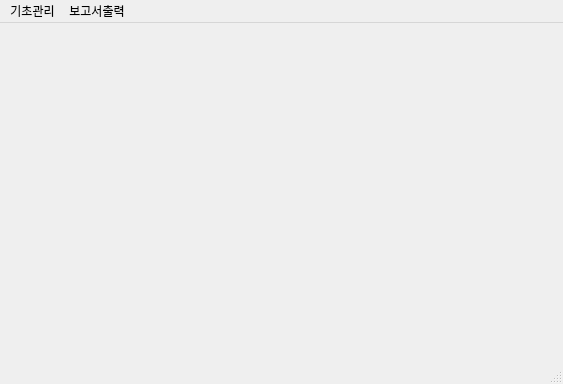
<?xml version="1.0" encoding="UTF-8"?>
<ui version="4.0">
 <class>MainWindow</class>
 <widget class="QMainWindow" name="MainWindow">
  <property name="geometry">
   <rect>
    <x>0</x>
    <y>0</y>
    <width>563</width>
    <height>384</height>
   </rect>
  </property>
  <property name="windowTitle">
   <string>재고관리</string>
  </property>
  <widget class="QWidget" name="centralwidget"/>
  <widget class="QMenuBar" name="menubar">
   <property name="geometry">
    <rect>
     <x>0</x>
     <y>0</y>
     <width>563</width>
     <height>21</height>
    </rect>
   </property>
   <widget class="QMenu" name="menu">
    <property name="title">
     <string>기초관리</string>
    </property>
    <addaction name="actionCustomer"/>
    <addaction name="actionGoods"/>
    <addaction name="actionjunphyo"/>
    <addaction name="actionInput_Stock"/>
   </widget>
   <widget class="QMenu" name="menu_2">
    <property name="title">
     <string>보고서출력</string>
    </property>
    <addaction name="actionrjfocjahrfhr"/>
    <addaction name="actiontkdvnaahrfyr"/>
    <addaction name="actiondsfsdfsd"/>
    <addaction name="actionsdfsdfsdf"/>
   </widget>
   <addaction name="menu"/>
   <addaction name="menu_2"/>
  </widget>
  <widget class="QStatusBar" name="statusbar"/>
  <action name="actionCustomer">
   <property name="text">
    <string>거래처관리</string>
   </property>
  </action>
  <action name="actionGoods">
   <property name="text">
    <string>상품관리</string>
   </property>
  </action>
  <action name="actionjunphyo">
   <property name="text">
    <string>입출고전표관리</string>
   </property>
  </action>
  <action name="actioncnfrh">
   <property name="text">
    <string>출고관리</string>
   </property>
  </action>
  <action name="actionrjfocjahrfhr">
   <property name="text">
    <string>거래처목록</string>
   </property>
  </action>
  <action name="actiontkdvnaahrfyr">
   <property name="text">
    <string>상품목록</string>
   </property>
  </action>
  <action name="actiondsfsdfsd">
   <property name="text">
    <string>입출고전표</string>
   </property>
  </action>
  <action name="actionsdfsdfsdf">
   <property name="text">
    <string>재고현황</string>
   </property>
  </action>
  <action name="actionInput_Stock">
   <property name="text">
    <string>Input Stock</string>
   </property>
  </action>
 </widget>
 <resources/>
 <connections/>
</ui>
